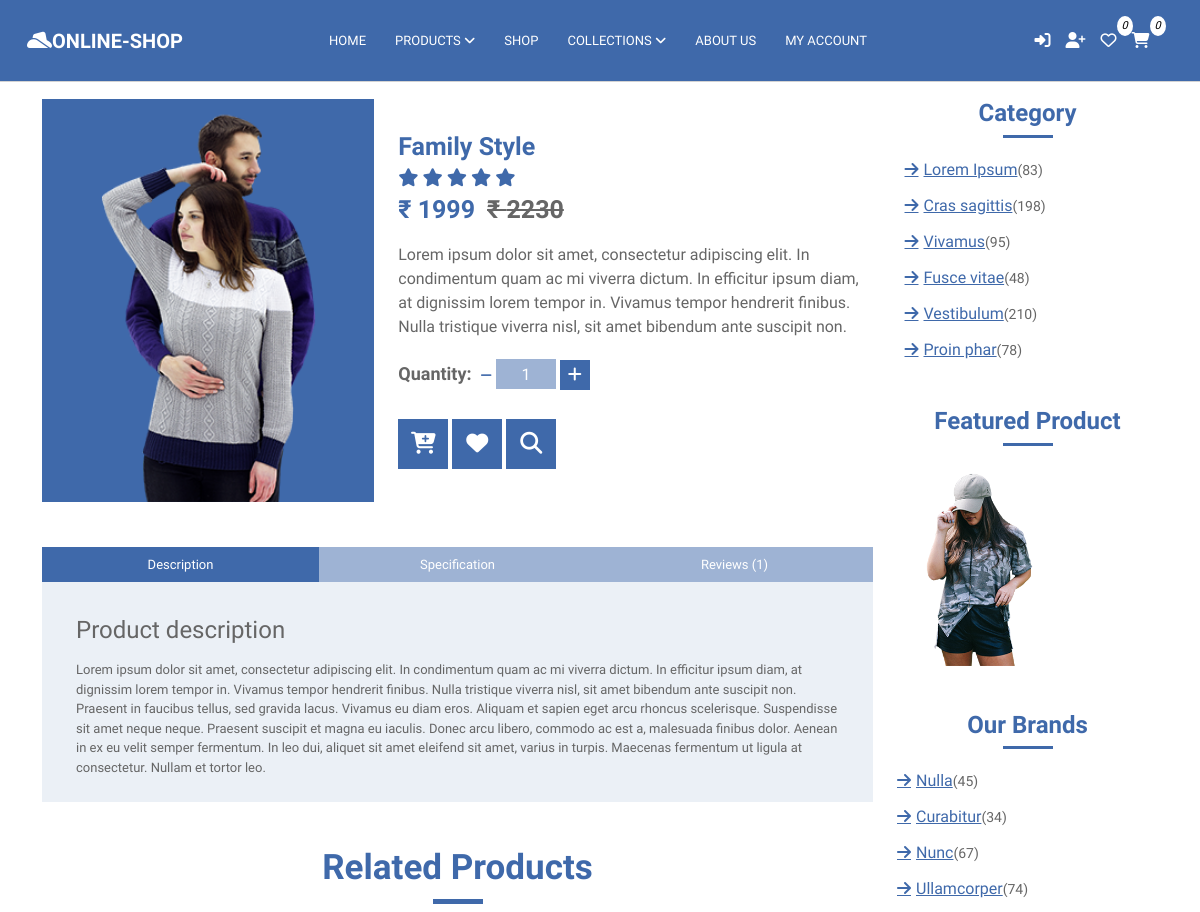
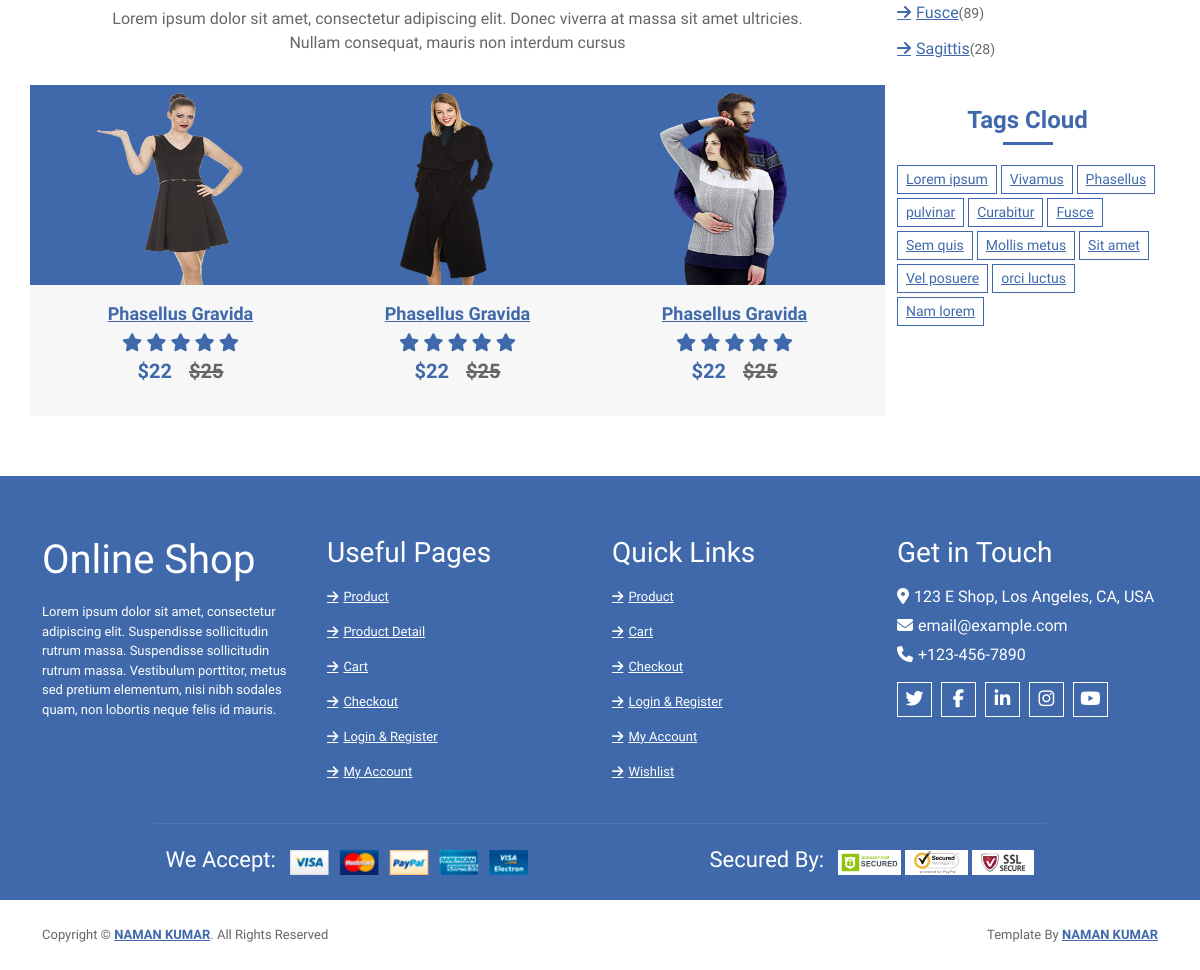
The app's page /product/2 with its own data (2 pictures, top to bottom).
### app/models.py (models this page shows, shortened)
class Products(models.Model):
    Product_name = models.CharField(max_length=100)
    Product_Category = models.CharField(max_length=100)
    Product_Short_Description = models.TextField(max_length=100)
    Product_Full_Description = models.TextField(max_length=100)
    Product_Price = models.CharField(max_length=100)
    Product_Discount_price = models.CharField(max_length=100)
    Product_Tag = models.CharField(max_length=500)
    Product_Seo = models.CharField(max_length=500)
    Product_Unit = models.CharField(max_length=100, default='')
    Product_img = models.ImageField(upload_to='Products', max_length=200)
    created_date = models.DateTimeField(default=timezone.now)

### app/views.py (the view)
# urls.py: path('product/<int:id>', views.product, name="product"),
def product(request, id):
    obj = Products.objects.get(pk=id)
    return render(request, 'pages/product.html', {'prod':obj})

### templates/pages/product.html (shortened to what this page needs)
{% extends "common/base.html" %}
{% load static %}
{% block content %}
            <div class="breadcrumb-wrap">
                <div class="container">
                    <ul class="breadcrumb">
                        <li class="breadcrumb-item"><a href="#">Home</a></li>
                        <li class="breadcrumb-item"><a href="#">Products</a></li>
                        <li class="breadcrumb-item active">product details</li>
                    </ul>
                </div>
            </div>
            <div class="product-detail">
                <div class="container">
                    <div class="row">
                        <div class="col-lg-9">
                            <div class="row align-items-center product-detail-top">
                                <div class="col-md-5">
                                    <div class="product-slider-single">
                                        <img src='../{{MEDIA_ROOT}}{{prod.Product_img}}' alt='Product Image'>
                                    </div>
                                </div>
                                <div class="col-md-7">
                                    <div class="product-content">
                                        <div class="title"><h2>{{prod.Product_name}}</h2></div>
                                        <div class="ratting">
                                            <i class="fa fa-star"></i>
                                            <i class="fa fa-star"></i>
                                            <i class="fa fa-star"></i>
                                            <i class="fa fa-star"></i>
                                            <i class="fa fa-star"></i>
                                        </div>
                                        <div class="price">₹ {{prod.Product_Discount_price}}<span>₹ {{prod.Product_Price}}</span></div>
                                        <div class="details">
                                            <p>
                                                Lorem ipsum dolor sit amet, consectetur adipiscing elit. In condimentum quam ac mi viverra dictum. In efficitur ipsum diam, at dignissim lorem tempor in. Vivamus tempor hendrerit finibus. Nulla tristique viverra nisl, sit amet bibendum ante suscipit non.
                                            </p>
                                        </div>
                                        <div class="quantity">
                                            <h4>Quantity:</h4>
                                            <div class="qty">
                                                <a class="btn-minus"><i class="fa fa-minus"></i></a>
                                                <input type="text" value="1" id="qunt">
                                                <button class="btn-plus"><i class="fa fa-plus"></i></button>
                                            </div>
                                        </div>
                                        <div class="action">
                                            <a id="addtocart2"><i class="fa fa-cart-plus"></i></a>
                                            <a href="#"><i class="fa fa-heart"></i></a>
                                            <a href="#"><i class="fa fa-search"></i></a>
                                        </div>
                                    </div>
                                </div>
                            </div>
                            <div class="row product-detail-bottom">
                                <div class="col-lg-12">
                                    <ul class="nav nav-pills nav-justified">
                                        <li class="nav-item">
                                            <a class="nav-link active" data-toggle="pill" href="#description">Description</a>
                                        </li>
                                        <li class="nav-item">
                                            <a class="nav-link" data-toggle="pill" href="#specification">Specification</a>
                                        </li>
                                        <li class="nav-item">
                                            <a class="nav-link" data-toggle="pill" href="#reviews">Reviews (1)</a>
                                        </li>
                                    </ul>
                                    <div class="tab-content">
                                        <div id="description" class="container tab-pane active"><br>
                                            <h4>Product description</h4>
                                            <p>
                                                Lorem ipsum dolor sit amet, consectetur adipiscing elit. In condimentum quam ac mi viverra dictum. In efficitur ipsum diam, at dignissim lorem tempor in. Vivamus tempor hendrerit finibus. Nulla tristique viverra nisl, sit amet bibendum ante suscipit non. Praesent in faucibus tellus, sed gravida lacus. Vivamus eu diam eros. Aliquam et sapien eget arcu rhoncus scelerisque. Suspendisse sit amet neque neque. Praesent suscipit et magna eu iaculis. Donec arcu libero, commodo ac est a, malesuada finibus dolor. Aenean in ex eu velit semper fermentum. In leo dui, aliquet sit amet eleifend sit amet, varius in turpis. Maecenas fermentum ut ligula at consectetur. Nullam et tortor leo.
                                            </p>
                                        </div>
                                    </div>
                                </div>
                            </div>
                            <div class="container">
                                <div class="section-header">
                                    <h3>Related Products</h3>
                                    <p>
                                        Lorem ipsum dolor sit amet, consectetur adipiscing elit. Donec viverra at massa sit amet ultricies. Nullam consequat, mauris non interdum cursus
                                    </p>
                                </div>
                            </div>
                            <div class="row align-items-center product-slider product-slider-3">
                                <div class="col-lg-3">
                                    <div class="product-item">
                                        <div class="product-image">
                                            <a href="product-detail.html">
                                                <img src="{% static 'img/product-6.png' %}" height="200px" alt="Product Image">
                                            </a>
                                        </div>
                                        <div class="product-content">
                                            <div class="title"><a href="#">Phasellus Gravida</a></div>
                                            <div class="ratting">
                                                <i class="fa fa-star"></i>
                                                <i class="fa fa-star"></i>
                                                <i class="fa fa-star"></i>
                                                <i class="fa fa-star"></i>
                                                <i class="fa fa-star"></i>
                                            </div>
                                            <div class="price">$22 <span>$25</span></div>
                                        </div>
                                    </div>
                                </div>
                                <div class="col-lg-3">
                                    <div class="product-item">
                                        <div class="product-image">
                                            <a href="product-detail.html">
                                                <img src="{% static 'img/product-5.png' %}" height="200px" alt="Product Image">
                                            </a>
                                        </div>
                                        <div class="product-content">
                                            <div class="title"><a href="#">Phasellus Gravida</a></div>
                                            <div class="ratting">
                                                <i class="fa fa-star"></i>
                                                <i class="fa fa-star"></i>
                                                <i class="fa fa-star"></i>
                                                <i class="fa fa-star"></i>
                                                <i class="fa fa-star"></i>
                                            </div>
                                            <div class="price">$22 <span>$25</span></div>
                                        </div>
                                    </div>
                                </div>
                                <div class="col-lg-3">
                                    <div class="product-item">
                                        <div class="product-image">
                                            <a href="product-detail.html">
                                                <img src="{% static 'img/product-4.png' %}" height="200px" alt="Product Image">
                                            </a>
                                        </div>
                                        <div class="product-content">
                                            <div class="title"><a href="#">Phasellus Gravida</a></div>
                                            <div class="ratting">
                                                <i class="fa fa-star"></i>
                                                <i class="fa fa-star"></i>
                                                <i class="fa fa-star"></i>
                                                <i class="fa fa-star"></i>
                                                <i class="fa fa-star"></i>
                                            </div>
                                            <div class="price">$22 <span>$25</span></div>
                                        </div>
                                    </div>
                                </div>
                                <div class="col-lg-3">
                                    <div class="product-item">
                                        <div class="product-image">
                                            <a href="product-detail.html">
                                            </a>
                                        </div>
                                        <div class="product-content">
                                            <div class="title"><a href="#">Phasellus Gravida</a></div>
                                            <div class="ratting">
                                            </div>
                                            <div class="price">$22 <span>$25</span></div>
                                        </div>
                                    </div>
                                </div>
                                <div class="col-lg-3">
                                    <div class="product-item">
                                        <div class="product-image">
                                            <a href="product-detail.html">
                                            </a>
                                        </div>
                                        <div class="product-content">
                                            <div class="title"><a href="#">Phasellus Gravida</a></div>
                                            <div class="ratting">
                                            </div>
                                            <div class="price">$22 <span>$25</span></div>
                                        </div>
                                    </div>
                                </div>
                            </div>
                        </div>
                        <div class="col-lg-3">
                            <div class="sidebar-widget category">
                                <h2 class="title">Category</h2>
                                <ul>
                                    <li><a href="#">Lorem Ipsum</a><span>(83)</span></li>
                                    <li><a href="#">Cras sagittis</a><span>(198)</span></li>
                                    <li><a href="#">Vivamus</a><span>(95)</span></li>
                                    <li><a href="#">Fusce vitae</a><span>(48)</span></li>
                                    <li><a href="#">Vestibulum</a><span>(210)</span></li>
                                    <li><a href="#">Proin phar</a><span>(78)</span></li>
                                </ul>
                            </div>
                            <div class="sidebar-widget image">
                                <h2 class="title">Featured Product</h2>
                                <a href="#">
                                    <img src="{% static 'img/product-8.png' %}" height="200px" alt="Product Image">
                                </a>
                            </div>
                            <div class="sidebar-widget brands">
                                <h2 class="title">Our Brands</h2>
                                <ul>
                                    <li><a href="#">Nulla </a><span>(45)</span></li>
                                    <li><a href="#">Curabitur </a><span>(34)</span></li>
                                    <li><a href="#">Nunc </a><span>(67)</span></li>
                                    <li><a href="#">Ullamcorper</a><span>(74)</span></li>
                                    <li><a href="#">Fusce </a><span>(89)</span></li>
                                    <li><a href="#">Sagittis</a><span>(28)</span></li>
                                </ul>
                            </div>
                            <div class="sidebar-widget tag">
                                <h2 class="title">Tags Cloud</h2>
                                <a href="#">Lorem ipsum</a>
                                <a href="#">Vivamus</a>
                                <a href="#">Phasellus</a>
                                <a href="#">pulvinar</a>
                                <a href="#">Curabitur</a>
                                <a href="#">Fusce</a>
                                <a href="#">Sem quis</a>
                                <a href="#">Mollis metus</a>
                                <a href="#">Sit amet</a>
                                <a href="#">Vel posuere</a>
                                <a href="#">orci luctus</a>
                                <a href="#">Nam lorem</a>
                            </div>
                        </div>
                    </div>
                </div>
            </div>
{% endblock %}

### static/css/style.css (style rules this page uses)
body { line-height: 1.5; font-family: 'Varela Round', sans-serif; font-weight: 400; overflow-x: hidden; }
* { margin:0; box-sizing: border-box; }
body a, p { font-size: 13px; }
:before,:after { box-sizing: border-box; }

### records on screen
Products: Product_img (picture), Product_name "Family Style", Product_Discount_price "1999", Product_Price "2230"
